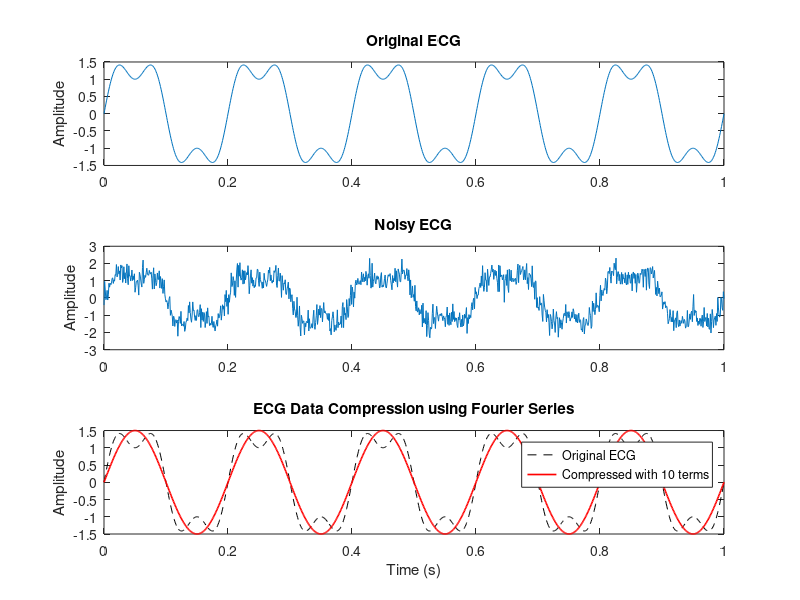
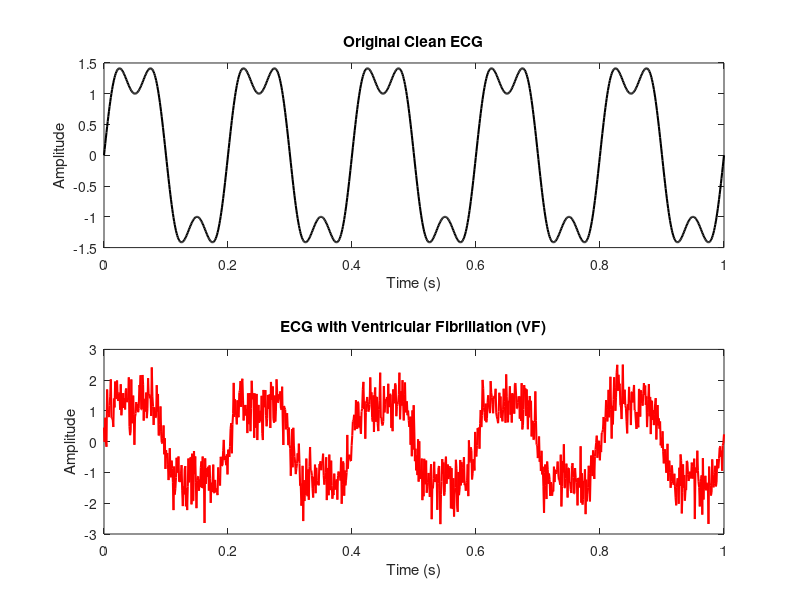

These figures' MATLAB source, in order:
% Time and Signal Setup
% Reduce noise
t = linspace(0, 1, 1000);         % 1 second duration, 1000 samples
ecg_clean = 1.5*sin(2*pi*5*t) + 0.5*sin(2*pi*15*t); % Simulated clean ECG
ecg_noisy = ecg_clean + 0.4*randn(size(t));        % Add random noise

% Fourier Series Approximation
K = 50;  % Number of terms (Increase this for more details)
a0 = mean(ecg_noisy);            % DC component (average of the signal)
reconstructed = a0 * ones(size(t));  % Start with the DC component

%Fourier Series reconstruction
for k = 1:K
    cosk = cos(2*pi*k*t);           % Cosine function for kth harmonic
    sink = sin(2*pi*k*t);           % Sine function for kth harmonic
    
    % Compute Fourier coefficients ak and bk
    ak = 2 * mean(ecg_noisy .* cosk);
    bk = 2 * mean(ecg_noisy .* sink);
    
    % Add the kth harmonic to the reconstruction
    reconstructed = reconstructed + ak*cosk + bk*sink;
end


figure;
subplot(3,1,1);
plot(t, ecg_clean); 
title('Original ECG'); 
ylabel('Amplitude');
subplot(3,1,2);
plot(t, ecg_noisy); 
title('Noisy ECG'); 
ylabel('Amplitude');
subplot(3,1,3); 
plot(t, reconstructed); 
title(['Reconstructed ECG with ', num2str(K), ' Fourier terms']); 
xlabel('Time (s)'); 
ylabel('Amplitude');


%%
%Data Compression
t = linspace(0, 1, 1000); % Time vector
dt = t(2) - t(1); % Time step
ecg = 1.5*sin(2*pi*5*t) + 0.5*sin(2*pi*15*t); % same ECG clean signal

T = 1; % Period
K = 10; % Number of Fourier terms

a0 = (1/T) * sum(ecg) * dt;
reconstructed = a0 * ones(size(t));

for k = 1:K
    ak = (2/T) * sum(ecg .* cos(2*pi*k*t/T)) * dt;
    bk = (2/T) * sum(ecg .* sin(2*pi*k*t/T)) * dt;
    reconstructed = reconstructed + ak*cos(2*pi*k*t/T) + bk*sin(2*pi*k*t/T);
end


plot(t, ecg, 'k--', t, reconstructed, 'r', 'LineWidth', 1.2);
legend('Original ECG', ['Compressed with ', num2str(K), ' terms']);
title('ECG Data Compression using Fourier Series');
xlabel('Time (s)'); ylabel('Amplitude');

%%
%Cardiac disorders
t = linspace(0, 1, 1000); 
ecg_clean = 1.5*sin(2*pi*5*t) + 0.5*sin(2*pi*15*t); 

% Simulate a disorder: Ventricular Fibrillation (VF)
vf_noise = 0.5 * randn(size(t)); % Random noise to simulate VF

% Add the VF noise to the clean ECG signal
ecg_vf = ecg_clean + vf_noise;

figure;
subplot(2,1,1);
plot(t, ecg_clean, 'k-', 'LineWidth', 1.5);
title('Original Clean ECG');
xlabel('Time (s)'); ylabel('Amplitude');

subplot(2,1,2);
plot(t, ecg_vf, 'r-', 'LineWidth', 1.5);
title('ECG with Ventricular Fibrillation (VF)');
xlabel('Time (s)'); ylabel('Amplitude');



